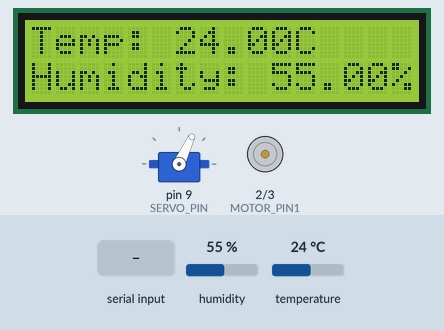
This sketch was run on a simulated Arduino Uno, built with avr-gcc and run on an emulated ATmega328P. Shown: 16×2 character LCD, servo, motor-driver pin pairs drawn as motors (green arrow = first pin HIGH = forward, orange = second pin HIGH = backward, longer = more drive). Wiring (inferred from the names in the program): servo: signal pin 9. The inputs (shaded band) are chosen by the test bench; at power-on: humidity 55 %, temperature 24 °C. Servo pulses on a pin are drawn as a servo (544–2400 µs = 0–180°); what the sketch prints to the serial monitor is not drawn.

Above: at 11.3 s.
11.4 s: "F" received over Serial
At 12.1 s:
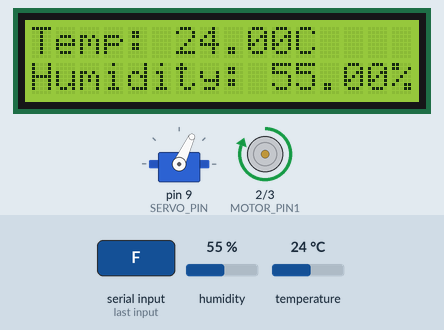
12.9 s: "B" received over Serial
At 14.1 s:
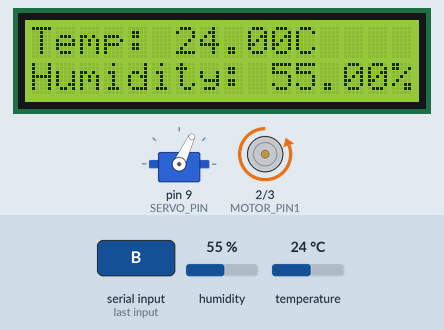
14.4 s: "C" received over Serial
At 15.3 s:
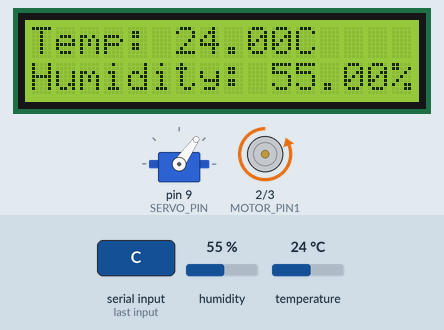
15.9 s: "0" received over Serial
At 17.0 s:
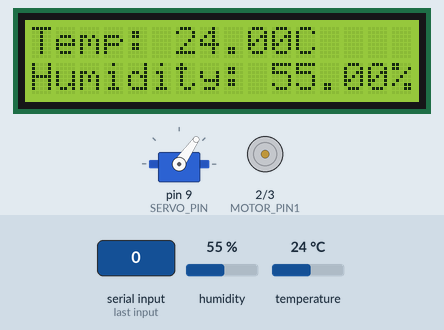
17.4 s: "A" received over Serial
At 17.8 s:
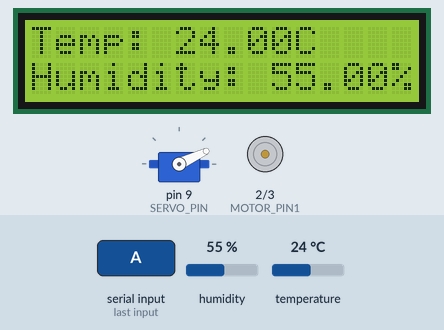
18.9 s: "S" received over Serial
At 20.0 s:
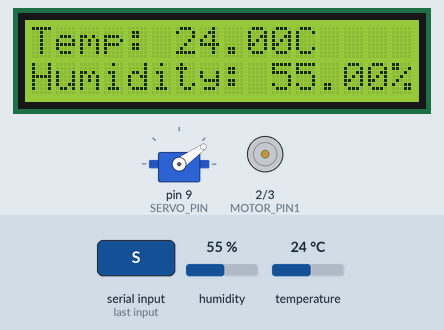
Timing chart, 0 to 21.9 s (numbered marks = the images above; inputs shaded):
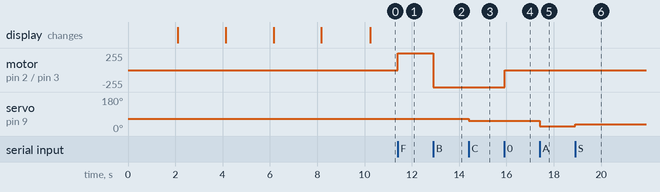

The sketch:

Project_Code.ino
```cpp
#include <Wire.h>               // For I2C communication
#include <LiquidCrystal_I2C.h>  // For I2C LCD display
#include <DHT.h>                // For DHT11 sensor

// Pin Definitions
#define MOTOR_PIN1 2     // DC motor driver input 1
#define MOTOR_PIN2 3     // DC motor driver input 2
#define SERVO_PIN 9      // Servo motor pin
#define DHT_PIN 7        // DHT11 sensor data pin

// Initialize LCD display (I2C address: 0x27, 16x2 LCD)
LiquidCrystal_I2C lcd(0x27, 16, 2);

// Initialize DHT11 sensor
DHT dht(DHT_PIN, DHT11);

// Servo control variables
int servoPosition = 64; // Servo starts at 64°

// Received signal from Bluetooth
char receivedSignal;

// Timing variables
unsigned long previousDHTReadTime = 0;
unsigned long previousServoUpdateTime = 0;
const unsigned long DHTReadInterval = 2000; // Read DHT every 2 seconds
const unsigned long servoPulseInterval = 20; // Servo pulse interval (~20ms)

void setup() {
  // Set motor pins as output
  pinMode(MOTOR_PIN1, OUTPUT);
  pinMode(MOTOR_PIN2, OUTPUT);

  // Set servo pin as output
  pinMode(SERVO_PIN, OUTPUT);

  // Initialize Serial communication
  Serial.begin(9600);
  // Serial.println("System Initialized. Waiting for commands...");

  // Initialize DHT11 sensor
  dht.begin();

  // Initialize LCD display
  lcd.begin(16, 2);
  lcd.backlight();
  lcd.setCursor(0, 0);
  // Display Intro Slide 1
  lcd.clear();
  lcd.setCursor(0, 0);
  lcd.print("Welcome To IoT");
  lcd.setCursor(0, 1);
  lcd.print("World");
  delay(2000);

  // Display Slide 2
  lcd.clear();
  lcd.setCursor(0, 0);
  lcd.print("By : Tanay And");
  lcd.setCursor(0, 1);
  lcd.print("Jayraj");
  delay(2000);

  // Display Slide 3
  lcd.clear();
  lcd.setCursor(0, 0);
  lcd.print("Incharge :");
  lcd.setCursor(0, 1);
  lcd.print("Ajay Nishad");
  delay(2000);

  // Display Slide 4
  lcd.clear();
  lcd.setCursor(0, 0);
  lcd.print("From Alchemy");
  lcd.setCursor(0, 1);
  lcd.print("School");
  delay(2000);

  // Display Slide 5
  lcd.clear();
  lcd.setCursor(0, 0);
  lcd.print("Borewell Rescue");
  lcd.setCursor(0, 1);
  lcd.print("Robot");
  delay(2000);
  // lcd.print("System Started");

  // Set servo to initial position (64°)
  servoPosition = 64; // Start position
}

void loop() {
  // Handle DHT11 sensor reading at regular intervals
  if (millis() - previousDHTReadTime >= DHTReadInterval) {
    readAndDisplayDHT();
    previousDHTReadTime = millis();
  }

  // Check if data is received from the Bluetooth module
  if (Serial.available() > 0) {
    receivedSignal = Serial.read(); // Read the incoming signal
    // Serial.print("Received Command: ");
    Serial.println(receivedSignal); // Print received signal for debugging

    // Control DC Motor
    handleDCMotor();

    // Control Servo Motor
    handleServoMotor();
  }

  // Continuously generate PWM signal for the servo
  generateServoPWM(servoPosition);
}

// Function to read and display temperature and humidity from the DHT11 sensor
void readAndDisplayDHT() {
  float temperature = dht.readTemperature(); // Celsius
  float humidity = dht.readHumidity();       // Percentage

  if (isnan(temperature) || isnan(humidity)) {
    lcd.clear();
    lcd.setCursor(0, 0);
    lcd.print("DHT Read Error");
    // Serial.println("Error reading from DHT sensor!");
  } else {
    lcd.clear();
    lcd.setCursor(0, 0);
    lcd.print("Temp: ");
    lcd.print(temperature);
    lcd.print("C");
    lcd.setCursor(0, 1);
    lcd.print("Humidity: ");
    lcd.print(humidity);
    lcd.print("%");

    Serial.print("Temperature: ");
    Serial.print(temperature);
    Serial.print(" °C\t");
    Serial.print("Humidity: ");
    Serial.print(humidity);
    Serial.println(" %");
  }
}

// Function to control the DC motor
void handleDCMotor() {
  if (receivedSignal == 'F') {
    digitalWrite(MOTOR_PIN1, HIGH);
    digitalWrite(MOTOR_PIN2, LOW);
    // Serial.println("Motor: Clockwise");
  } else if (receivedSignal == 'B') {
    digitalWrite(MOTOR_PIN1, LOW);
    digitalWrite(MOTOR_PIN2, HIGH);
    // Serial.println("Motor: Counterclockwise");
  } else if (receivedSignal == '0') {
    digitalWrite(MOTOR_PIN1, LOW);
    digitalWrite(MOTOR_PIN2, LOW);
    // Serial.println("Motor: Stopped");
  }
}

// Function to control the servo motor
void handleServoMotor() {
  if (receivedSignal == 'S') {
    if (servoPosition < 180) {
      servoPosition += 10;
      // Serial.print("Servo: Clockwise, Position: ");
      // Serial.println(servoPosition);
    }
  } else if (receivedSignal == 'C') {
    if (servoPosition > 0) {
      servoPosition -= 10;
      // Serial.print("Servo: Counterclockwise, Position: ");
      // Serial.println(servoPosition);
    }
  } else if (receivedSignal == 'P') {
    servoPosition = 70;
    // Serial.println("Servo: Moved to 70°");
  } else if (receivedSignal == 'A') {
    servoPosition = 25;
    // Serial.println("Servo: Moved to 25°");
  }
}

// Function to generate the PWM signal for the servo
void generateServoPWM(int position) {
  int pwmValue = map(position, 0, 180, 544, 2400); // Map angle to PWM signal
  digitalWrite(SERVO_PIN, HIGH);
  delayMicroseconds(pwmValue);
  digitalWrite(SERVO_PIN, LOW);
  delay(20 - pwmValue / 1000); // Ensure a 20ms frame length
}
```

Measured:
- after the input at 11.4 s, motor on pin 2 (MOTOR_PIN1) / pin 3 (MOTOR_PIN2): stopped → forward 255/255 at once
- after the input at 12.9 s, motor on pin 2 (MOTOR_PIN1) / pin 3 (MOTOR_PIN2): forward 255/255 → backward 255/255 at once
- after the input at 14.4 s, servo on pin 9 (SERVO_PIN): 65° → 55° at once
- after the input at 15.9 s, motor on pin 2 (MOTOR_PIN1) / pin 3 (MOTOR_PIN2): backward 255/255 → stopped at once
- after the input at 17.4 s, servo on pin 9 (SERVO_PIN): 55° → 25° at once
- after the input at 18.9 s, servo on pin 9 (SERVO_PIN): 25° → 35° at once
